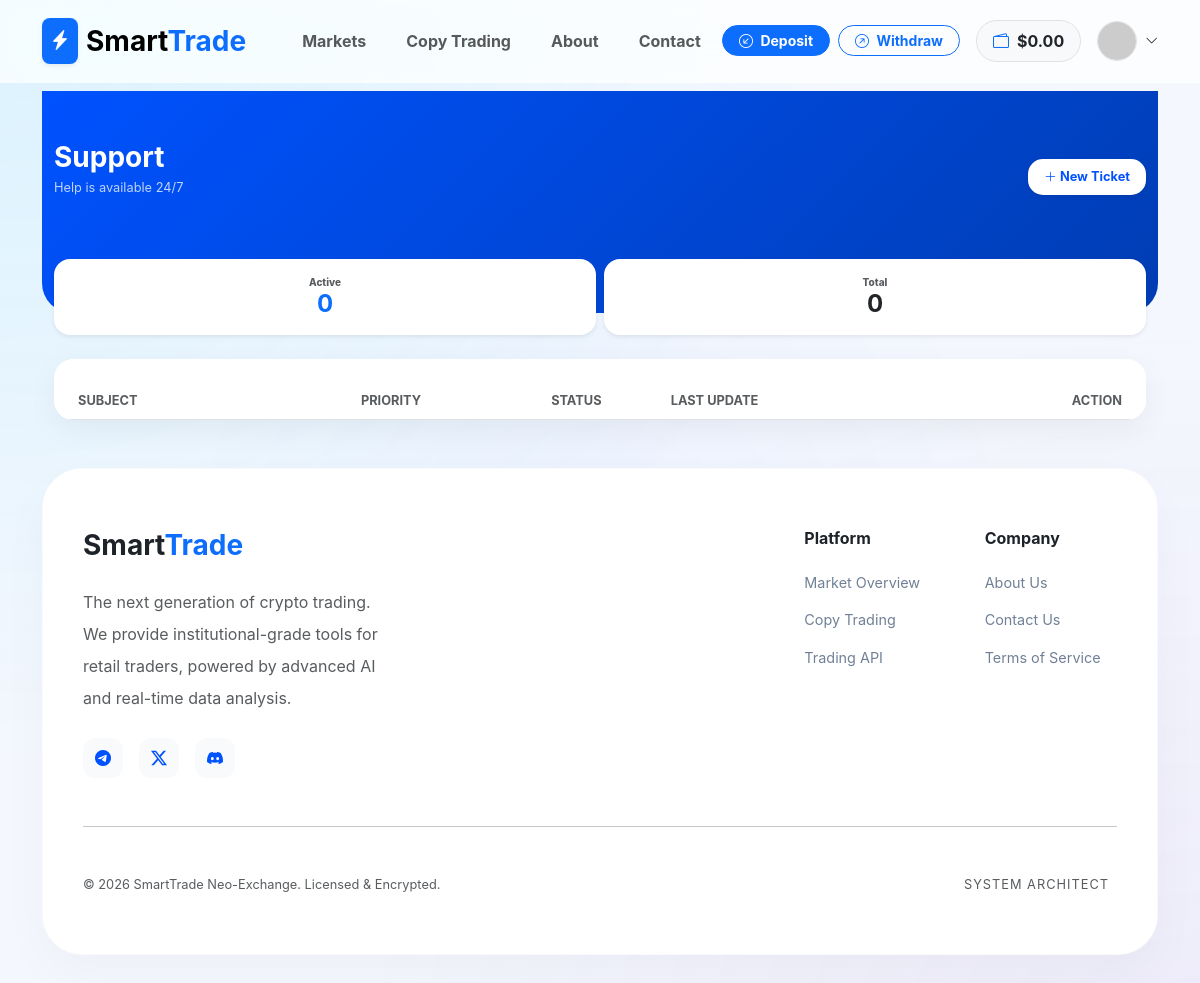
Page /accounts/tickets/ (signed in) on the earlier database version.
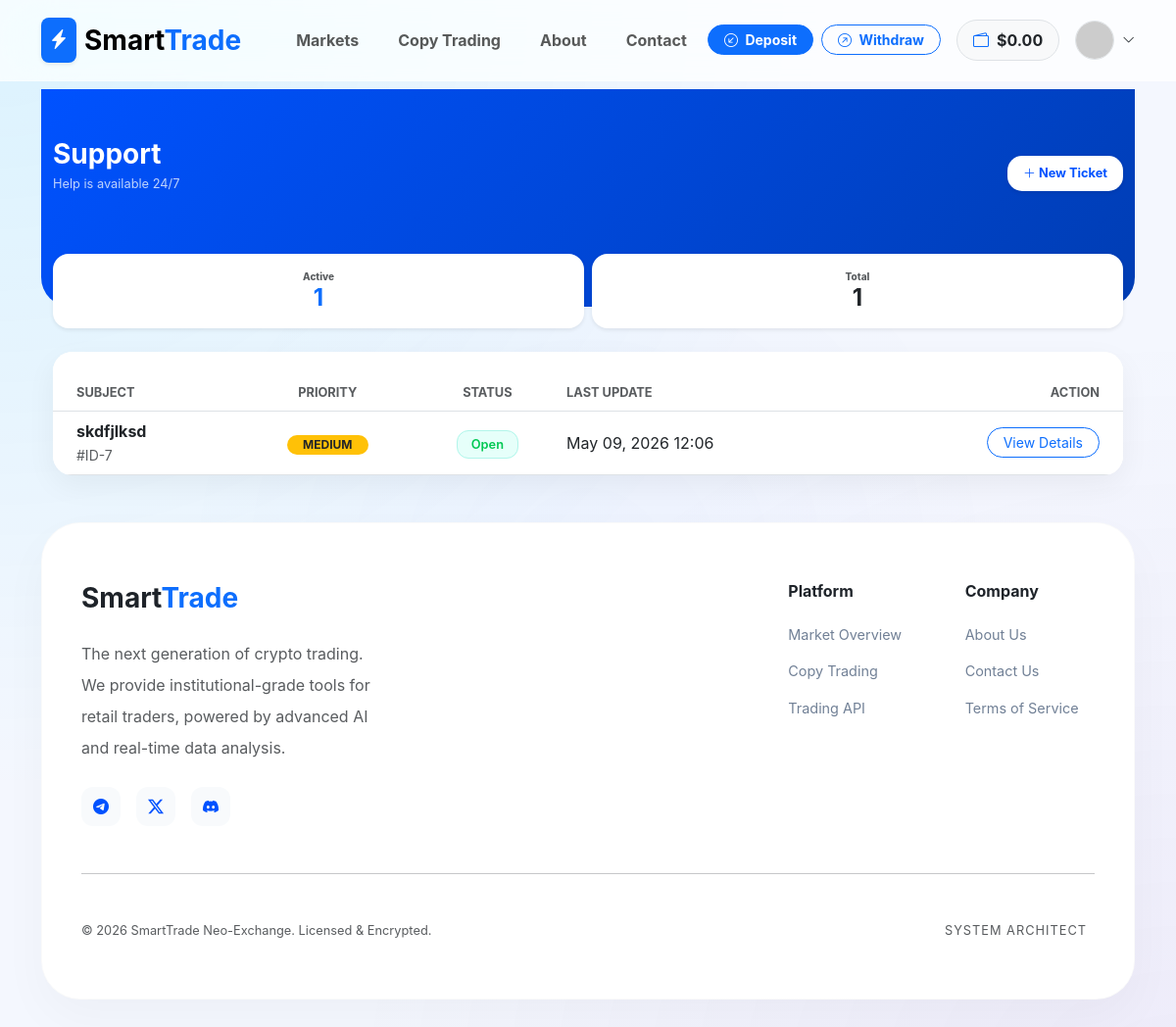
Same page on the later database version.
### apps/accounts/models.py (models this page shows, shortened)
class Ticket(models.Model):
    STATUS_CHOICES = [
        ('open', 'Open'),
        ('pending', 'Pending'),
        ('closed', 'Closed'),
    ]
    URGENCY_CHOICES = [
        ('low', 'Low'),
        ('medium', 'Medium'),
        ('high', 'High'),
    ]
    user = models.ForeignKey(settings.AUTH_USER_MODEL, on_delete=models.CASCADE, related_name='tickets')
    subject = models.CharField(max_length=255)
    status = models.CharField(max_length=10, choices=STATUS_CHOICES, default='open')
    urgency = models.CharField(max_length=10, choices=URGENCY_CHOICES, default='medium')
    created_at = models.DateTimeField(auto_now_add=True)
    updated_at = models.DateTimeField(auto_now=True)
    class Meta:
        ordering = ['-updated_at']

### apps/accounts/views.py (the view)
# urls.py: path('tickets/', ticket_list, name='ticket_list'),
@login_required
def ticket_list(request):
    tickets = Ticket.objects.filter(user=request.user).order_by('-updated_at')
    open_tickets_count = tickets.filter(status='open').count()
    context = {
        'tickets': tickets,
        'open_count': open_tickets_count,
    }
    return render(request, 'accounts/tickets/ticket_list.html', context)

### apps/accounts/views.py (called while the page is built)
def user_notifications(request):
    if request.user.is_authenticated:
        return {
            'unread_notifications': request.user.notifications.filter(is_read=False).order_by('-created_at')
        }
    return {}

### templates/accounts/tickets/ticket_list.html (shortened to what this page needs)
{% extends 'base.html' %}
{% block content %}
<div class="user-welcome-section">
    <div class="container">
        <div class="row align-items-center">
            <div class="col-7 col-md-7 text-start mb-0">
                <h1 class="fw-bold mb-1 fs-3">Support</h1>
                <p class="opacity-75 small">Help is available 24/7</p>
            </div>
            <div class="col-5 col-md-5 text-end">
                <a href="{% url 'accounts:create_ticket' %}" class="btn btn-create shadow-sm py-2 px-3 small">
                    <i class="bi bi-plus-lg"></i> <span class="d-none d-md-inline">New Ticket</span>
                </a>
            </div>
        </div>
    </div>
</div>
<div class="container mb-5 mt-2">
    <div class="row g-2 mb-4 mt-2">
        <div class="col-6">
            <div class="p-3 bg-white rounded-4 border-0 shadow-sm text-center">
                <div class="text-muted" style="font-size: 10px; font-weight: 800; text-uppercase: uppercase;">Active</div>
                <div class="h4 fw-bold text-primary mb-0">{{ open_count }}</div>
            </div>
        </div>
        <div class="col-6">
            <div class="p-3 bg-white rounded-4 border-0 shadow-sm text-center">
                <div class="text-muted" style="font-size: 10px; font-weight: 800; text-uppercase: uppercase;">Total</div>
                <div class="h4 fw-bold text-dark mb-0">{{ tickets.count }}</div>
            </div>
        </div>
    </div>
    <div class="desktop-view glass-card overflow-hidden">
        <div class="table-responsive">
            <table class="table align-middle mb-0">
                <thead class="bg-light">
                    <tr style="height: 60px;">
                        <th class="ps-4 text-muted small fw-bold">SUBJECT</th>
                        <th class="text-center text-muted small fw-bold">PRIORITY</th>
                        <th class="text-center text-muted small fw-bold">STATUS</th>
                        <th class="text-muted small fw-bold">LAST UPDATE</th>
                        <th class="pe-4 text-end text-muted small fw-bold">ACTION</th>
                    </tr>
                </thead>
                <tbody>
                    {% for ticket in tickets %}
                    <tr>
                        <td class="ps-4">
                            <div class="fw-bold text-dark">{{ ticket.subject }}</div>
                            <small class="text-muted">#ID-{{ ticket.id }}</small>
                        </td>
                        <td class="text-center">
                            <span class="badge {% if ticket.urgency == 'high' %}bg-danger{% elif ticket.urgency == 'medium' %}bg-warning text-dark{% else %}bg-info{% endif %} rounded-pill px-3 py-1">
                                {{ ticket.urgency|upper }}
                            </span>
                        </td>
                        <td class="text-center">
                            <span class="badge-user {% if ticket.status == 'open' %}badge-open{% else %}badge-closed{% endif %}">
                                {{ ticket.get_status_display }}
                            </span>
                        </td>
                        <td>{{ ticket.updated_at|date:"M d, Y H:i" }}</td>
                        <td class="pe-4 text-end">
                            <a href="{% url 'accounts:ticket_detail' ticket.id %}" class="btn btn-outline-primary btn-sm rounded-pill px-3">View Details</a>
                        </td>
                    </tr>
                    {% endfor %}
                </tbody>
            </table>
        </div>
    </div>
</div>
{% endblock %}

Differences in the rows shown:
added Ticket: subject "skdfjlksd", id "7", urgency "MEDIUM", status "Open", updated_at "May 09, 2026 12:06"
Other differences:
{{ open_count }}: "0" → "1"
{{ tickets.count }}: "0" → "1"
